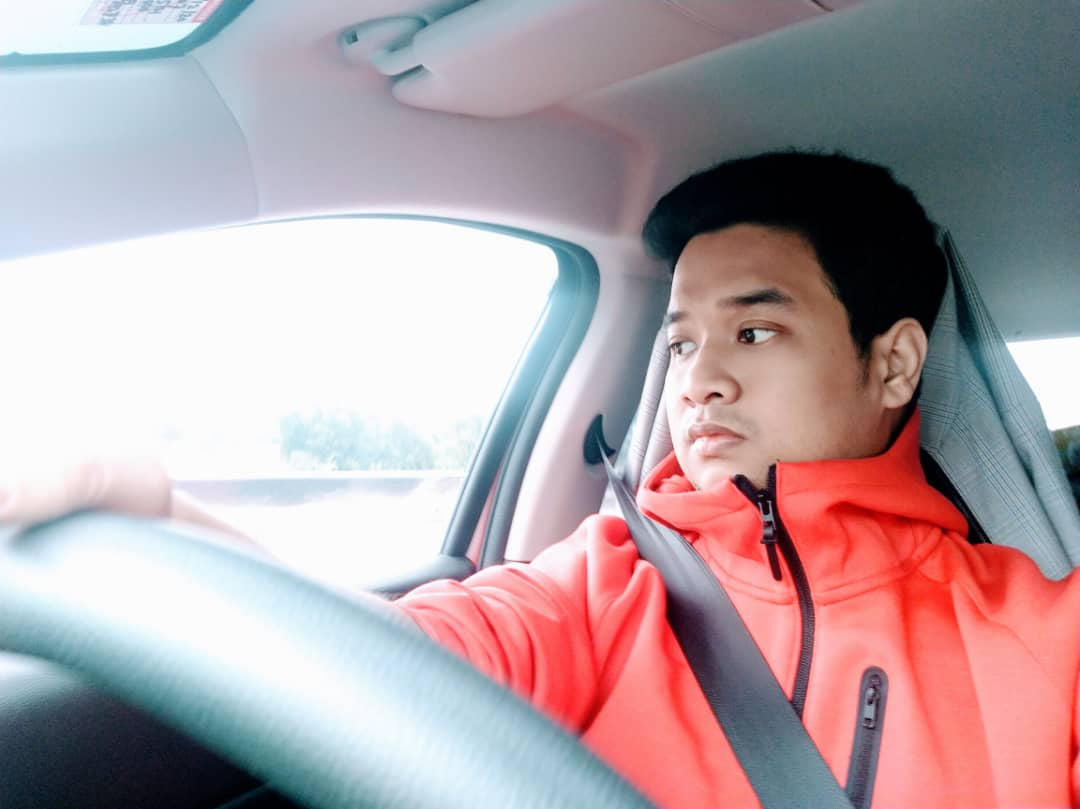
#> input picture ChatGPT/Image Processing/khoi.jpg, 1080 x 809 px
$ jupyter execute 'GrayScale Image Processing Exercise 1.ipynb'
#> lines starting #> are read from the running program, lines starting #| are printed output that depends on the picture; after the words box and inside, x2 and y2 are one past the last pixel; in counts of white or black regions, pixels touching at a corner belong together
[cell 1]
import cv2
import matplotlib.pyplot as plt

img = cv2.imread('khoi.jpg') #load image
#> img is the input picture: shape (809, 1080, 3); mean B, G, R 166.2, 161.3, 177.6
gray = cv2.cvtColor(img,cv2.COLOR_BGR2GRAY) #Convert to grayscale
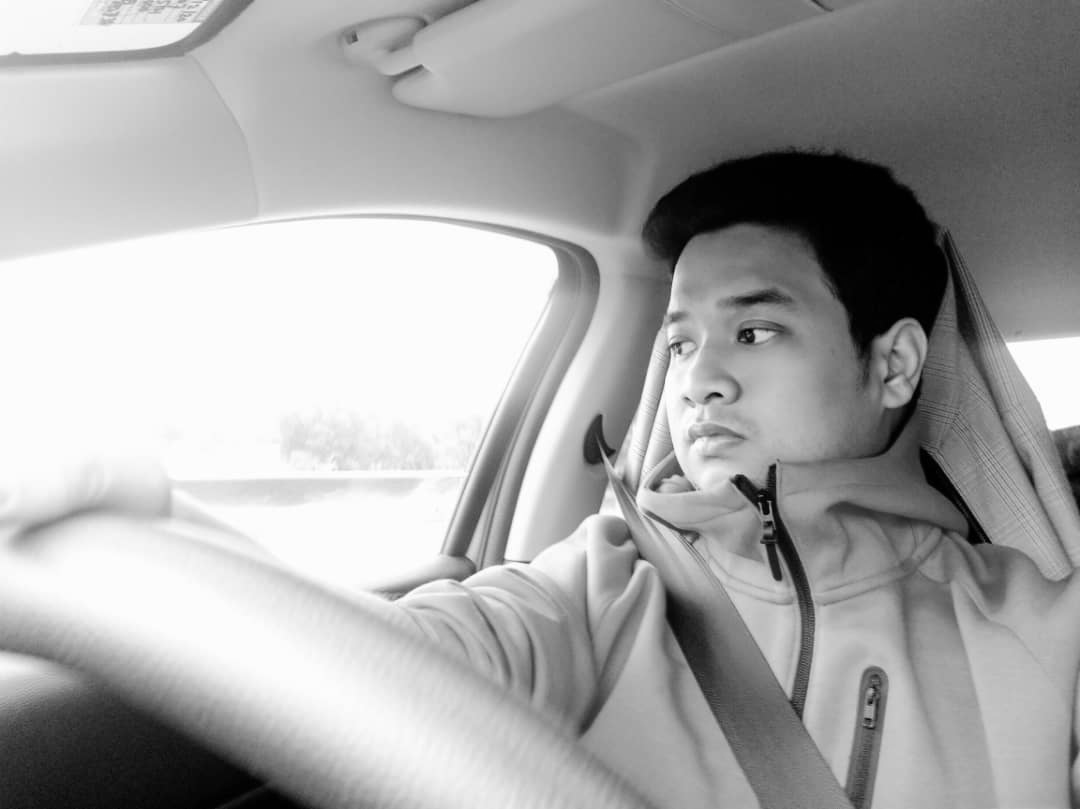
#> gray: shape (809, 1080); min 0, max 255, mean 166.7
plt.imshow(gray,cmap='gray')
plt.show()

[cell 2]
import cv2
import matplotlib.pyplot as plt

img = cv2.imread('khoi.jpg') #load image
img_rgb = cv2.cvtColor(img,cv2.COLOR_BGR2RGB) # convert to rgb for mathplotlib purpose
gray = cv2.cvtColor(img,cv2.COLOR_BGR2GRAY) # convert to gray


#Display original and grayscale image side by side
plt.figure(figsize=(12,5))

plt.subplot(1,3,1)
plt.imshow(img_rgb)
plt.title("Original RGB Image")

plt.subplot(1, 2, 2)
plt.imshow(gray,cmap='gray')
plt.title("Gray Scale Image")

plt.show()
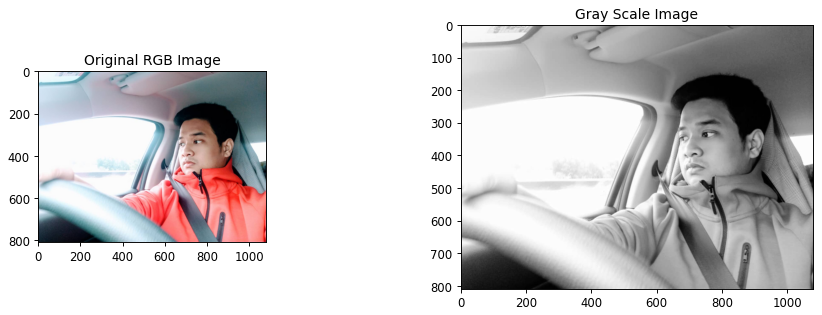
#> figure drawn by matplotlib, 2 panels

#isplay histogram of grayscale image
plt.figure(figsize=(6,4))
plt.hist(gray.ravel(),bins=256,range=[0,255])
plt.title("Histogram of Grayscale Image")
plt.xlabel("Pixel Intensity")
plt.ylabel("Count")
plt.show()
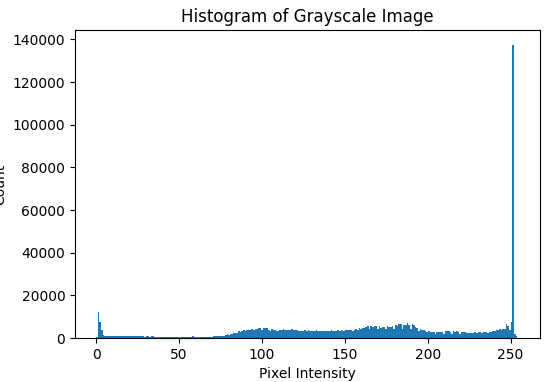
#> figure drawn by matplotlib, 1 panel; tallest bar 137531 high, from x = 251 to 252

#cv2.threshold() is used to convert a grayscale image into a binary image (black and white only).
#If pixel intensity > 127 → set to 0 (black)
#Else → set to 255 (white)
_, binary = cv2.threshold(gray, 127, 255, cv2.THRESH_BINARY)
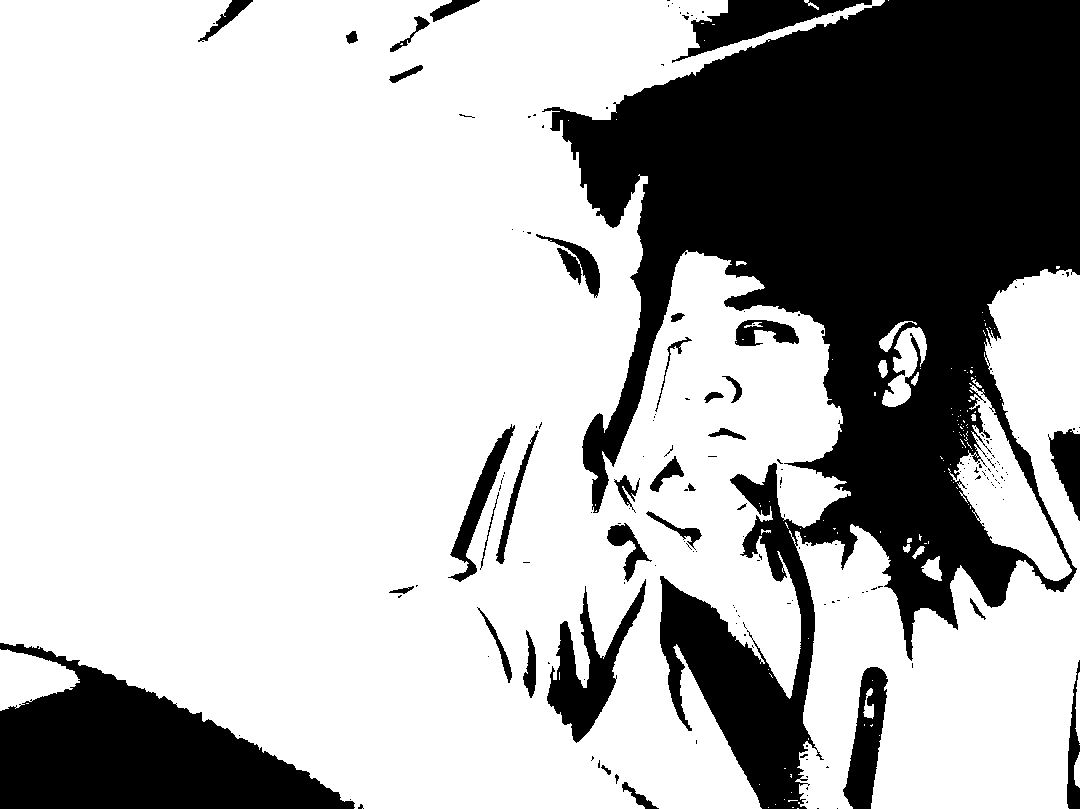
#> binary: shape (809, 1080); 71% white; 190 black regions (155 under 20 px), largest, box (x1, y1, x2, y2) and area: (542, 0, 1080, 809) 193813, (0, 643, 355, 809) 31852, (547, 579, 646, 743) 5283

# 7. Show binary image
plt.imshow(binary, cmap='gray')
plt.title("Binary Threshold Result")
plt.axis("off")
plt.show()

#cv2.THRESH_BINARY_INV It’s the inverse (the opposite):
_, binary = cv2.threshold(gray, 127, 255, cv2.THRESH_BINARY_INV)

# 7. Show binary image
plt.imshow(binary, cmap='gray')
plt.title("Binary Threshold Result")
plt.axis("off")
plt.show()

#isplay histogram of binary image
plt.figure(figsize=(6,4))
plt.hist(binary.ravel(),bins=256,range=[0,255])
plt.title("Histogram of Grayscale Image")
plt.xlabel("Pixel Intensity")
plt.ylabel("Count")
plt.show()
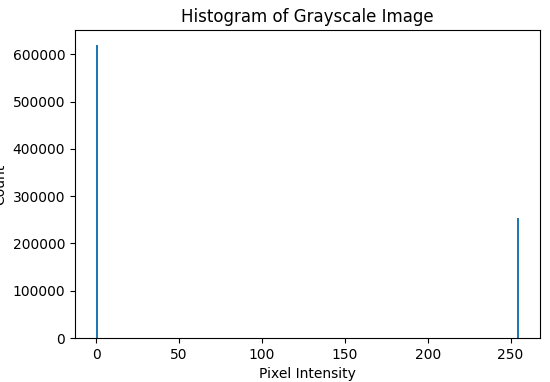
#> figure drawn by matplotlib, 1 panel; tallest bar 620487 high, from x = 0 to 0.996

$ run again, with ChatGPT/Image Processing/cars.jpg copied over ChatGPT/Image Processing/khoi.jpg
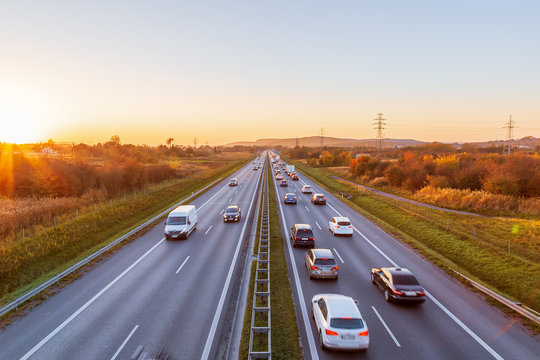
#> input picture ChatGPT/Image Processing/cars.jpg, 540 x 360 px
#> img is the input picture: shape (360, 540, 3); mean B, G, R 137.6, 147.8, 164.7
#> `_, binary = cv2.threshold(gray, 127, 255, cv2.THRESH_BINARY)`:
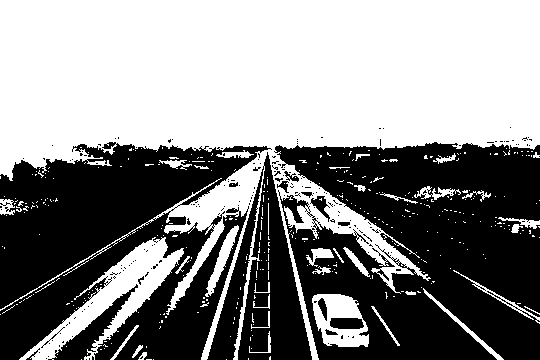
#> binary: shape (360, 540); 53.4% white; 195 black regions (179 under 20 px), largest, box (x1, y1, x2, y2) and area: (274, 142, 540, 360) 42676, (0, 142, 272, 360) 35059, (207, 152, 312, 360) 9887
#> `plt.show()`:
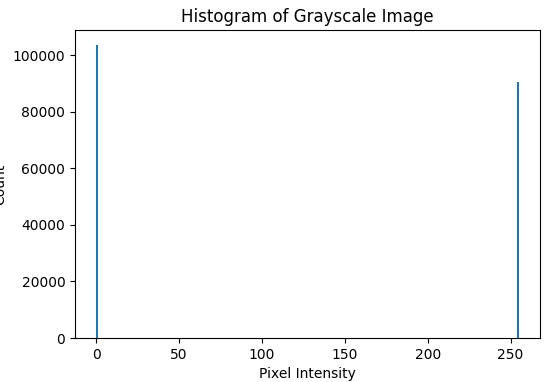
#> figure drawn by matplotlib, 1 panel; tallest bar 103770 high, from x = 0 to 0.996

$ run again, with ChatGPT/Image Processing/kelulut1.jpg copied over ChatGPT/Image Processing/khoi.jpg
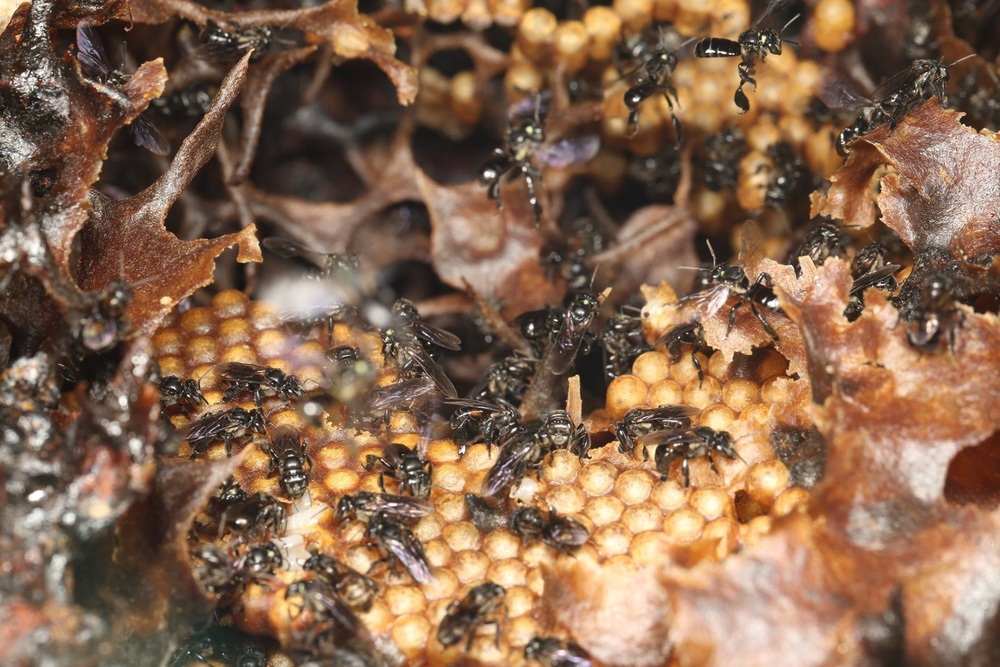
#> input picture ChatGPT/Image Processing/kelulut1.jpg, 1000 x 667 px, shrunk from 2048 x 1365 before the run
#> img is the input picture: shape (667, 1000, 3); mean B, G, R 80.2, 103.9, 135.7
#> `_, binary = cv2.threshold(gray, 127, 255, cv2.THRESH_BINARY)`:
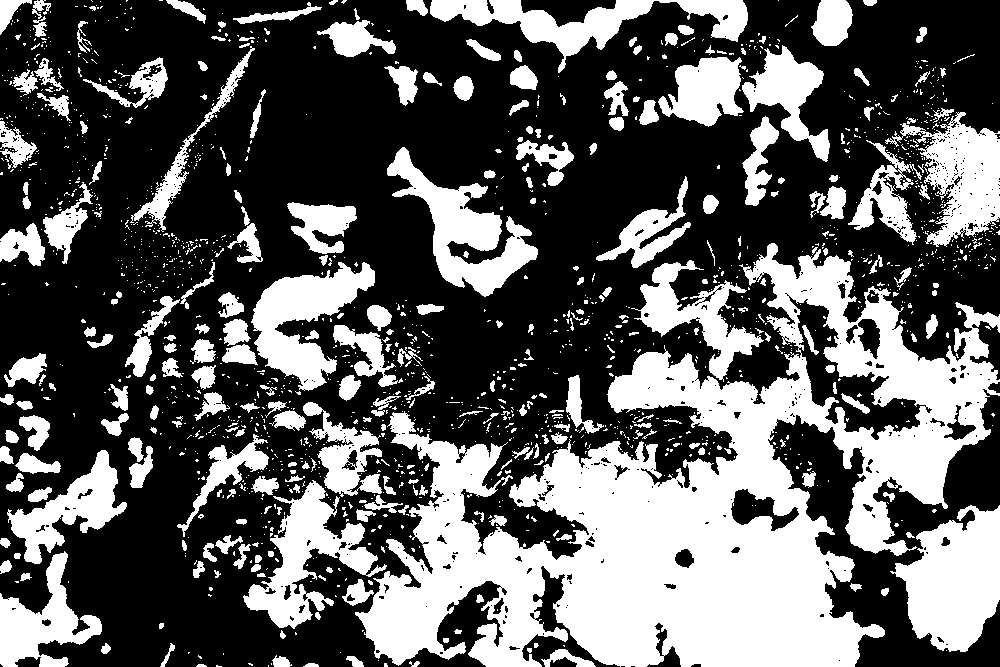
#> binary: shape (667, 1000); 36.6% white; 1684 white regions (1382 under 20 px), largest, box (x1, y1, x2, y2) and area: (355, 243, 1000, 667) 112585, (890, 505, 1000, 652) 10485, (387, 147, 538, 297) 7700
#> `plt.show()`:
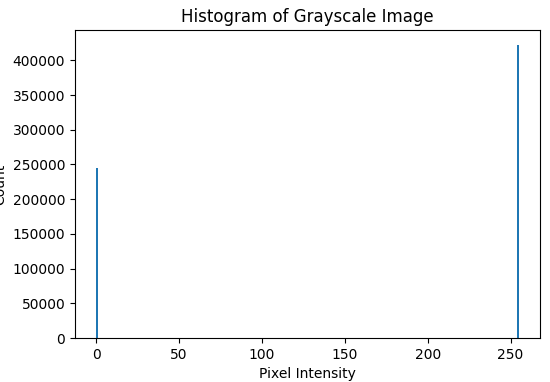
#> figure drawn by matplotlib, 1 panel; tallest bar 422590 high, from x = 254 to 255

$ run again, with ChatGPT/Image Processing/kelulut2.jpg copied over ChatGPT/Image Processing/khoi.jpg
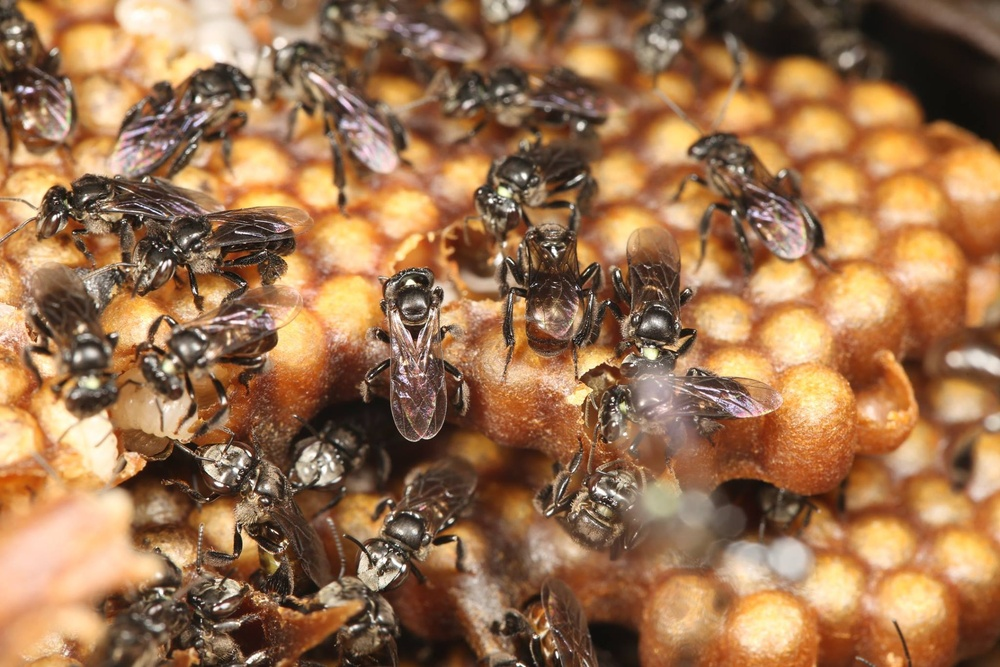
#> input picture ChatGPT/Image Processing/kelulut2.jpg, 1000 x 667 px, shrunk from 2048 x 1365 before the run
#> img is the input picture: shape (667, 1000, 3); mean B, G, R 78.5, 114.1, 156.2
#> `_, binary = cv2.threshold(gray, 127, 255, cv2.THRESH_BINARY)`:
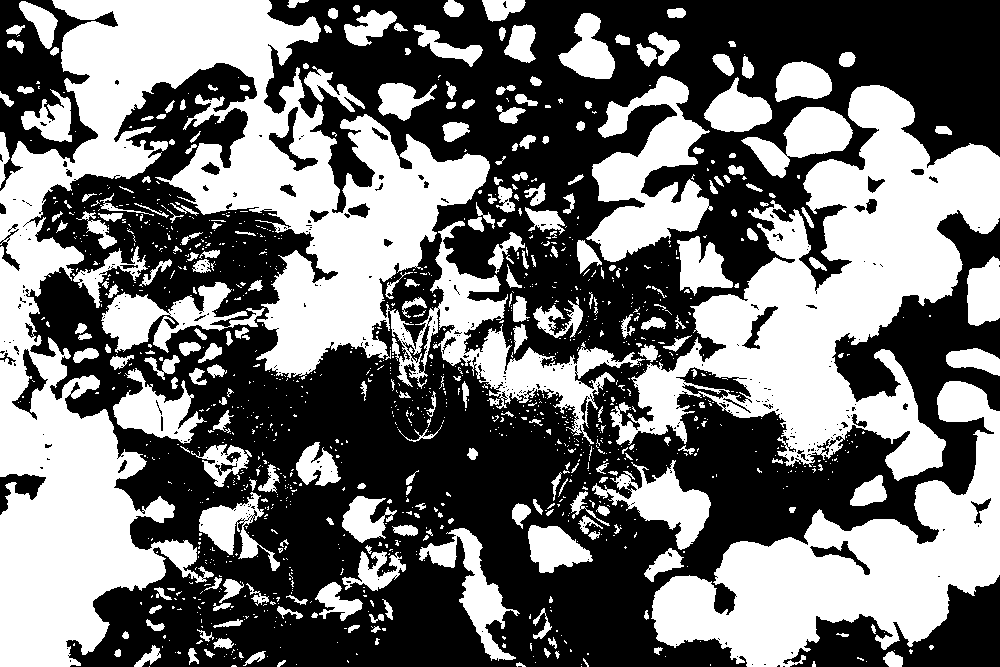
#> binary: shape (667, 1000); 45% white; 1270 white regions (1006 under 20 px), largest, box (x1, y1, x2, y2) and area: (0, 0, 645, 667) 117163, (610, 85, 1000, 481) 57294, (651, 381, 1000, 667) 37728
#> `plt.show()`:
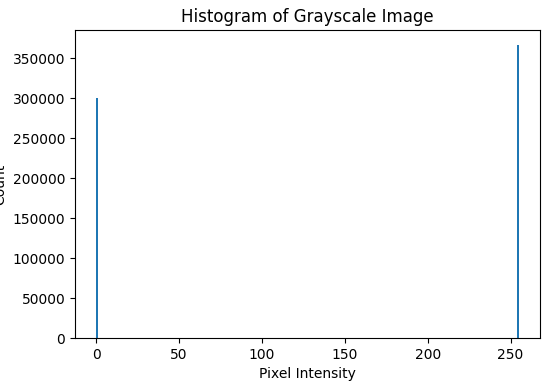
#> figure drawn by matplotlib, 1 panel; tallest bar 367055 high, from x = 254 to 255
